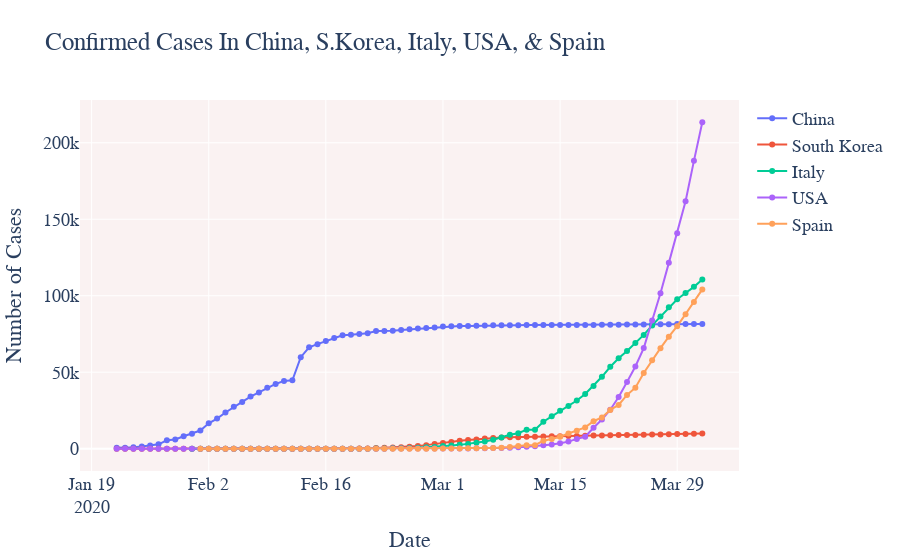

Notebook code cell kept with this figure:
### Markdown cell above
##### Key Takeaways:
* There is a straight up surge in confirmed and active cases in Spain beginging on 3/12/20
* Confirmed cases and active cases are almost the same, meaning much less recovered cases
* Deaths rate and recovered rate both increase at the beginning of the second week in March
* Active cases 77.58%, recovered cases: 14.87%, and death rate: 7.55%

### Code cell
import plotly.graph_objs as go
fig = go.Figure()
fig.add_trace(go.Scatter(x=df_china['ObservationDate'], y=df_china['Confirmed'],
                    mode='lines+markers',name='China'))
fig.add_trace(go.Scatter(x=df_sKorea['ObservationDate'], y=df_sKorea['Confirmed'],
                    mode='lines+markers',name='South Korea'))
fig.add_trace(go.Scatter(x=df_italy['ObservationDate'], y=df_italy['Confirmed'],
                    mode='lines+markers',name='Italy'))
fig.add_trace(go.Scatter(x=df_USA['ObservationDate'], y=df_USA['Confirmed'],
                    mode='lines+markers',name='USA'))
fig.add_trace(go.Scatter(x=df_Spain['ObservationDate'], y=df_Spain['Confirmed'],
                    mode='lines+markers',name='Spain'))
fig.update_layout(title_text='Confirmed Cases In China, S.Korea, Italy, USA, & Spain',
                  xaxis_title='Date',yaxis_title='Number of Cases',
                  plot_bgcolor='rgb(250, 242, 242)', font=dict(
        family="Courier New, monospace",
        size=18,
    ))

fig.show()
